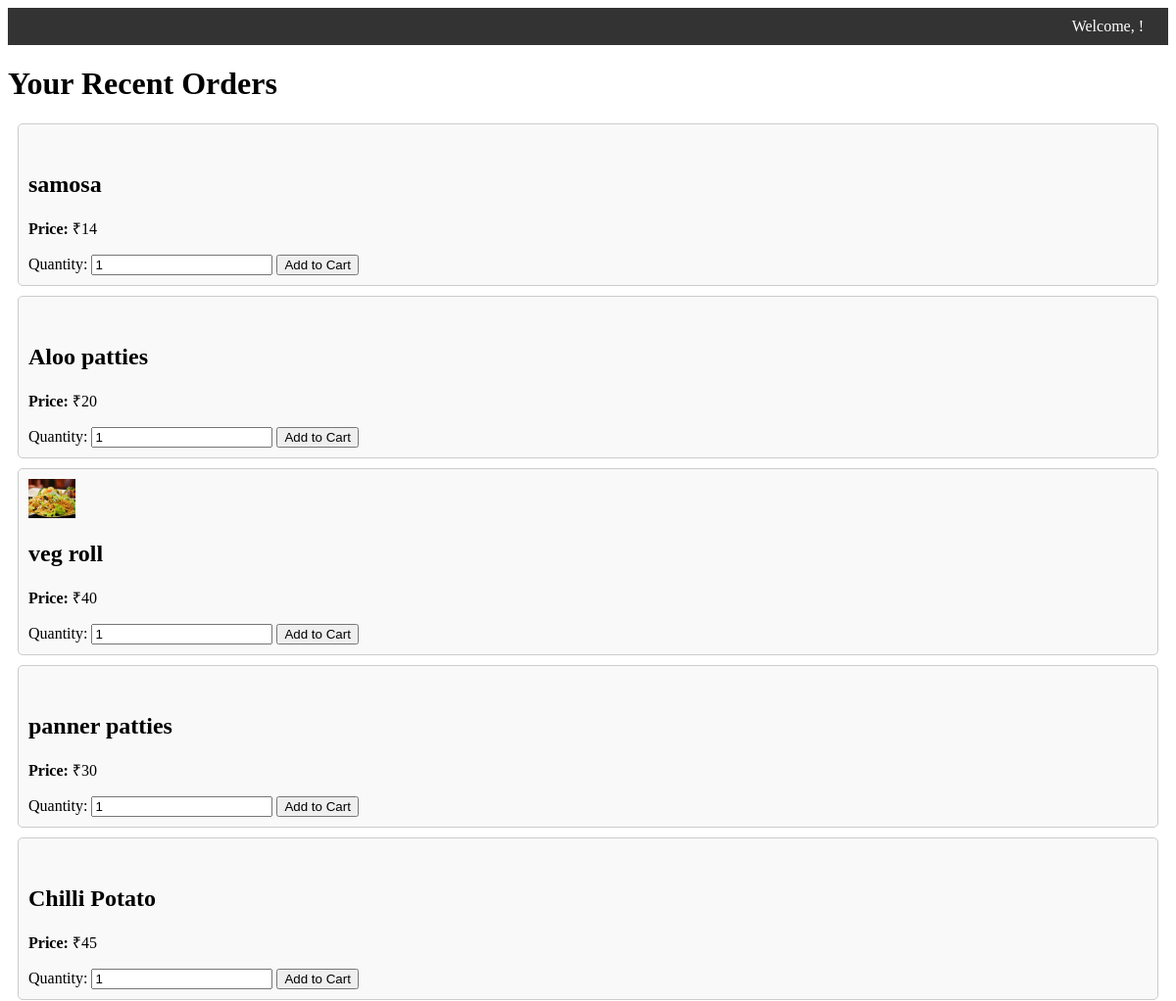
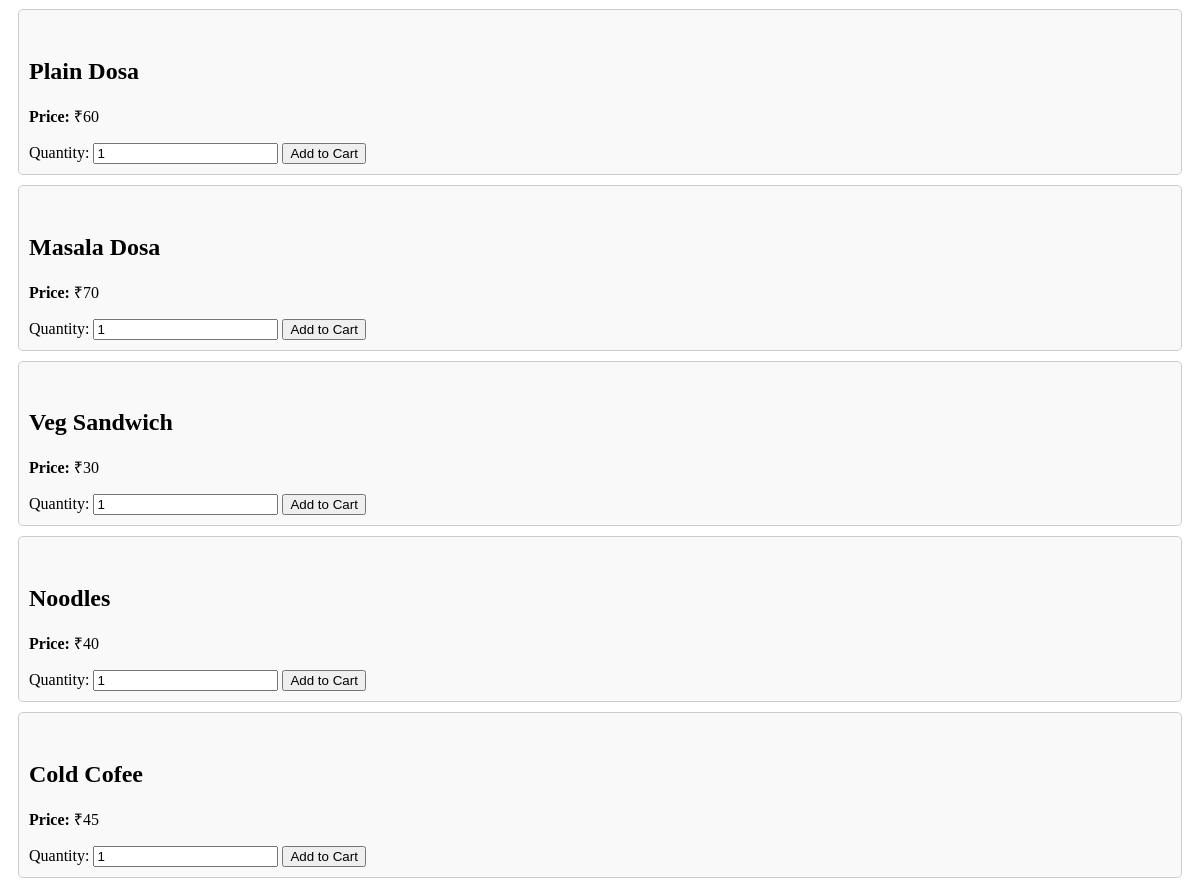
Page /cankiet/c1/menu/ on the committed database (2 pictures, top to bottom).
### cankiet/models.py (models this page shows, shortened)
class Items(models.Model):
    i_no=models.CharField(max_length=12,primary_key=True)
    item=models.CharField(max_length=20)
    i_image=models.ImageField(upload_to='images/',blank=True)
    price=models.IntegerField()
    c_no=models.CharField(max_length=12)
    availability=models.CharField(max_length=1)

### cankiet/views.py (the view)
# urls.py: path('<str:c_no>/menu/', views.menu, name='menu'),
def menu(request,c_no):
    canteen = get_object_or_404(Canteen, c_no=c_no)
    items = Items.objects.filter(c_no=canteen.c_no)
    return render(request, 'cankiet/menu.html', {'canteen': canteen, 'items': items})

### cankiet/templates/cankiet/menu.html (shortened to what this page needs)
{% load static %}
<!DOCTYPE html>
<html>
<head>
</head>
<body>
    <div class="navbar">
        <span>Welcome, {{ request.session.user.name }}!</span>
    </div>
    <h1>Your Recent Orders</h1>
    <div id="item-container">
        {% for item in items %}
            <div class="item-card">
                <img src="{{item.i_image.url}}" height="40px" alt="">
                <h2>{{ item.item }}</h2>
                <p><strong>Price:</strong> ₹{{ item.price }}</p>
                <form method="post" action="{% url 'cart' canteen.c_no %}">
                    <label for="quantity_{{ item.i_no }}">Quantity:</label>
                    <input type="number" id="quantity_{{ item.i_no }}" name="quantity" min="1" value="1" required>
                    <button type="submit">Add to Cart</button>
                </form>
            </div>
        {% endfor %}
    </div>
</body>
</html>

### cankiet/templates/cankiet/menu.html (style rules this page uses)
.navbar { background-color: #333; color: white; padding: 10px; text-align: right; }
.navbar span { margin-right: 15px; }
.item-card { border: 1px solid #ccc; padding: 10px; margin: 10px; border-radius: 5px; background-color: #f9f9f9; }

### rows in the picture
Items: item "samosa", price "14"
Items: item "Aloo patties", price "20"
Items: i_image (picture), item "veg roll", price "40"
Items: item "panner patties", price "30"
Items: item "Chilli Potato", price "45"
Items: item "Plain Dosa", price "60"
Items: item "Masala Dosa", price "70"
Items: item "Veg Sandwich", price "30"
Items: item "Noodles", price "40"
Items: item "Cold Cofee", price "45"
